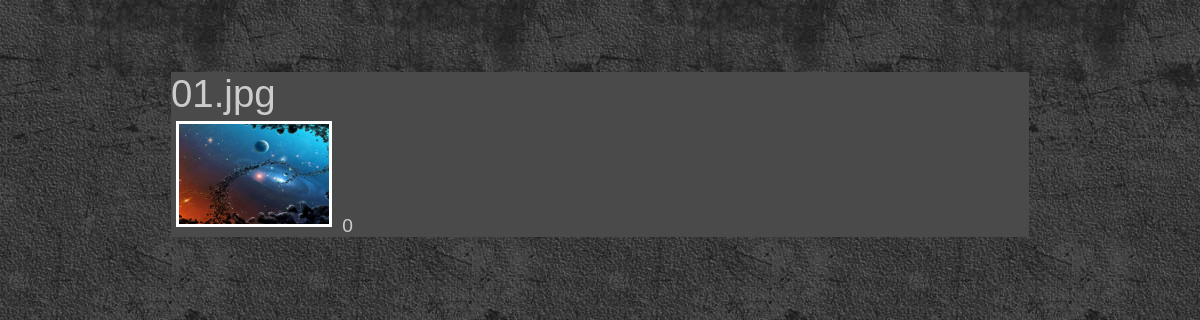
The page /lesson5/gallery.php?id=31 on the database its author committed.
### tables this page shows
CREATE TABLE `galleries` (
  `id` int(11) NOT NULL,
  `name` varchar(255) NOT NULL,
  `views` int(11) NOT NULL DEFAULT '0'
);

### lesson5/gallery.php (called while the page is built, shortened)
<?php
$item = Galleries::find()->onCondition([
    'id' => (int) $_GET['id']
])->one();
$item->addView();
$title = $item->name;
include "templates/view.php";

### lesson5/common/DbRecord.php (called while the page is built, shortened)
<?php
require __DIR__ . '\Query.php';
class DbRecord
{
    public static function find()
    {
        return (new Query(get_called_class()));
    }
}

### lesson5/common/traits/QueryTrait.php (called while the page is built, shortened)
<?php
trait QueryTrait
{
    public function execute(&$query)
    {
        $query->execute();
    }
    public function onCondition($condition = [])
    {
        $this->where = $condition;
        return $this;
    }
}

### lesson5/common/Query.php (called while the page is built, shortened)
<?php
require __DIR__ . '\traits\QueryTrait.php';
class Query
{
    protected $modelClass;
    public static $queryString = null;
    public function getModelClass()
    {
        return $this->modelClass;
    }
    public function setModelClass($modelClass)
    {
        $this->modelClass = $modelClass;
    }
    public function getTableName()
    {
        $class = explode("\\", $this->getModelClass());
        $last_key = sizeof($class) - 1;
        return $class[$last_key];
    }
    public function getQueryString()
    {
        if (is_null(static::$queryString)) {
            static::$queryString = "SELECT * FROM" . " " . $this->getTableName();
        }
        return static::$queryString;
    }
    public function one()
    {
        $query = $this->getQueryBuilder();
        return $query->fetch();
    }
    public function getQuery(string $query, array $params = [])
    {
        $conn = $this->getDbConnect();
        $query = $conn->prepare($query);
        if (!empty($params)) {
            foreach ($params as $key => $item) {
                $query->bindParam(":{$key}", $item);
            }
        }
        return $query;
    }
    protected function populate(&$queryString)
    {
        $string = "";
        if ($conditions = $this->where) {
            $string .= " WHERE ";
            foreach ($conditions as $attr => $value) {
                $string .= $attr . " = :" . $attr;
            }
        }
    }
    protected function getQueryBuilder()
    {
        $queryString = $this->getQueryString();
        $this->populate($queryString);
        $query = $this->getQuery($queryString, $this->where);
        $query->setFetchMode(PDO::FETCH_CLASS, $this->getModelClass());
        $this->execute($query);
        return $query;
    }
    private function getDbConnect()
    {
        static $connect = null;
        if (is_null($connect)) {
            $conn = new Connection();
            $connect = $conn->getDb();
        }
        return $connect;
    }
}

### lesson5/templates/view.php (the view, shortened to what this page needs)
<!DOCTYPE html>
<html lang="ru">
<head>
    <link rel="stylesheet" href="<?= STYLE_DIR ?>"/>
</head>
<body>
<div id="main">
    <div class="post_title">
        <h2><?= $title ?></h2>
    </div>
    <div class="gallery">
        <? if ($item) : ?>
            <img alt="<?= $item->name ?>" src="<?= 'src/gallery_img/big/' . $item->name ?>" width="150"
                 height="100"/>
            <span><?= $item->views ?></span>
        <? else: ?>
            <p class="red">Нет такого элемента</p>
        <? endif; ?>
    </div>
</div>
</body>
</html>

### lesson5/src/style.css (style rules this page uses)
body { background: #444 url('img/body.jpg'); color: #444; font: normal 1.2em Verdana,Arial,sans-serif; height: 100%; padding-bottom: 1px; padding-top: 64px; }
.gallery img { margin:5px; border:3px solid #fff; }
#main { width:858px; margin:0 auto; background: #4A4A4A; color: #CCC; }
.post_title h2 { font: normal 2em Arial,sans-serif; margin: 0; padding: 0; }

### rows shown on the page
galleries: name "01.jpg", name (picture), views "0"
